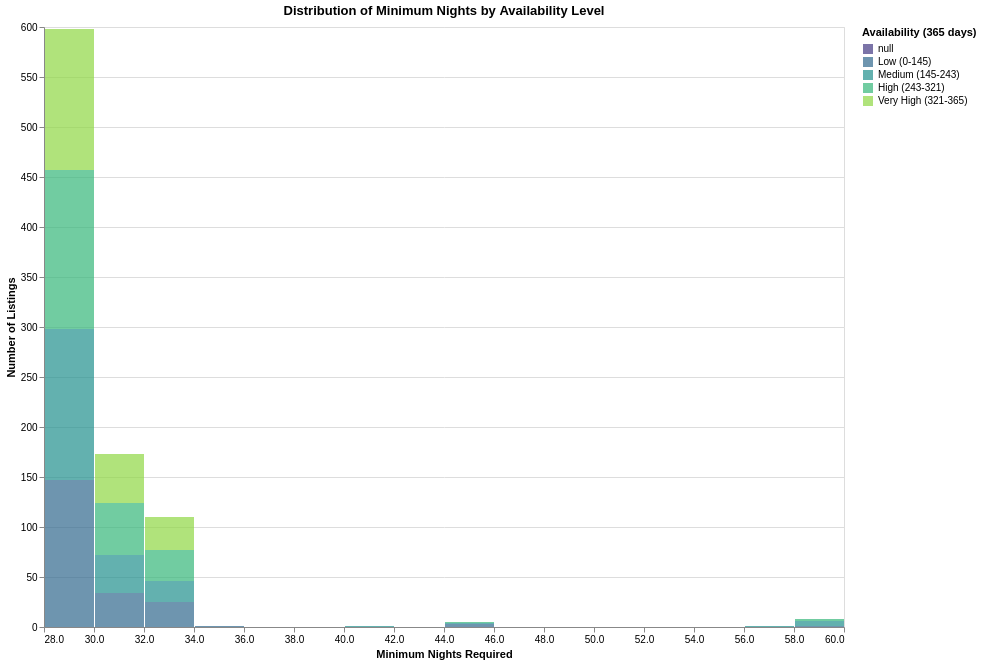

The notebook cell saved with this chart:
### Code cell
# Cell 15で計算した bin_edges と categorical_order を再利用して一貫性を保つ
df_filtered2['availability_category'] = pd.cut(
    df_filtered2['availability_365'], 
    bins=bin_edges,             # 共通の境界値を使用
    labels=categorical_order,   # 共通のラベルを使用
    include_lowest=True
)

df_filtered2 = df_filtered2.copy()
df_filtered2['availability_order'] = df_filtered2['availability_category'].map(order_map)

# チャート作成部分は変更なし（color_order等は自動的に更新されたcategorical_orderを参照します）
chart2 = alt.Chart(df_filtered2).mark_bar(opacity=0.7,  stroke=None).encode(
    x=alt.X('minimum_nights:Q', 
            bin=alt.Bin(maxbins=20),
            title='Minimum Nights Required'),
    y=alt.Y('count()', title='Number of Listings'),
    color=alt.Color('availability_category:N',
                    title='Availability (365 days)',
                    scale=alt.Scale(scheme='viridis', domain=color_order), sort=color_order),
    order=alt.Order('availability_order:Q'),
    tooltip=[
        alt.Tooltip('minimum_nights:Q', bin=True, title='Minimum Nights'),
        alt.Tooltip('count()', title='Count'),
        alt.Tooltip('availability_category:N', title='Availability Level')
    ]
).properties(
    width=800,
    height=600,
    title='Distribution of Minimum Nights by Availability Level'
).interactive()

c2_json = chart2.to_json()

with open('website/t4-barplot2_spec.json', 'w') as f:
    f.write(c2_json)

chart2

### Figure 1 — Vega-Lite specification as saved in the notebook (floating-point values rounded to 4 significant figures; data arrays with more than 128 entries replaced by an {"elided": "..."} marker saying what was removed)
{"config": {"view": {"continuousWidth": 300, "continuousHeight": 300}}, "data": {"name": "data-7081b785be7ef426a3d2f34cf845e943"}, "mark": {"type": "bar", "opacity": 0.7, "stroke": null}, "encoding": {"color": {"field": "availability_category", "scale": {"domain": ["null", "Low (0-145)", "Medium (145-243)", "High (243-321)", "Very High (321-365)"], "scheme": "viridis"}, "sort": ["null", "Low (0-145)", "Medium (145-243)", "High (243-321)", "Very High (321-365)"], "title": "Availability (365 days)", "type": "nominal"}, "order": {"field": "availability_order", "type": "quantitative"}, "tooltip": [{"bin": true, "field": "minimum_nights", "title": "Minimum Nights", "type": "quantitative"}, {"aggregate": "count", "title": "Count", "type": "quantitative"}, {"field": "availability_category", "title": "Availability Level", "type": "nominal"}], "x": {"bin": {"maxbins": 20}, "field": "minimum_nights", "title": "Minimum Nights Required", "type": "quantitative"}, "y": {"aggregate": "count", "title": "Number of Listings", "type": "quantitative"}}, "height": 600, "params": [{"name": "param_2", "select": {"type": "interval", "encodings": ["x", "y"]}, "bind": "scales"}], "title": "Distribution of Minimum Nights by Availability Level", "width": 800, "$schema": "https://vega.github.io/schema/vega-lite/v5.20.1.json", "datasets": {"data-7081b785be7ef426a3d2f34cf845e943": {"elided": "897 records"}}}
